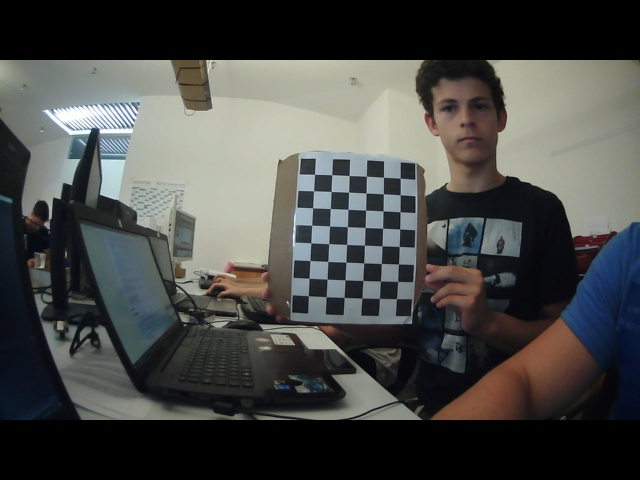
#> input picture CalibrateCameraNew/image_0.jpg, 640 x 480 px, given in place of , which was not available
$ python GetBrightnessVideo.py
#> lines starting #> are read from the running program, lines starting #| are printed output that depends on the picture; pictures that were not available may be replaced by others from this repository, and a replacement may not be noted
import cv2;
from PIL import Image

webcamID = 2
cap = cv2.VideoCapture('http://192.168.199.3:808' + str(webcamID) + '/')
alpha = 3
beta = -150

live = True

def getBrightness(str, x, y):
    imag = Image.open(str)
    imag = imag.convert('RGB')
    pixelRGB = imag.getpixel((x, y))
    R, G, B = pixelRGB
    brightness = sum([R, G, B]) / 3
    return brightness

def printBrightness(event,x,y,flags,param):
    TWHITE = '\033[37m'
    print(TWHITE + str(getBrightness("image.jpg", x, y)))

if live == False:
    ret, frame = cap.read()
    frame = cv2.cvtColor(frame, cv2.COLOR_BGR2GRAY)
    cv2.convertScaleAbs(frame, frame, alpha, beta);
    cv2.imwrite("image.jpg", frame)
    cv2.namedWindow('image')

while(True):
    # Cam connection
    if live:
        ret, frame = cap.read()
#> frame is the input picture: shape (480, 640, 3); mean B, G, R 70.8, 73.2, 72
        frame = cv2.cvtColor(frame, cv2.COLOR_BGR2GRAY)
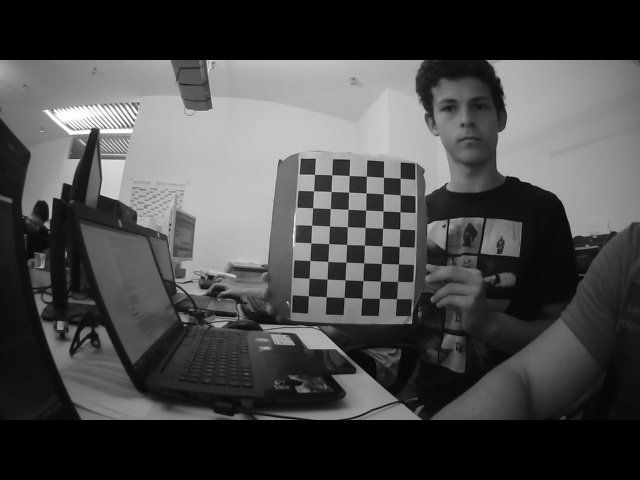
#> frame: shape (480, 640); min 0, max 255, mean 72.6
        cv2.convertScaleAbs(frame, frame, alpha, beta);
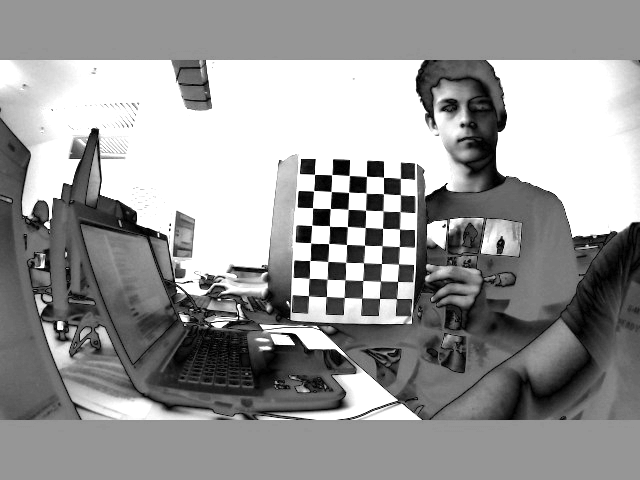
#> frame: shape (480, 640); min 0, max 255, mean 152.2
        cv2.imwrite("image.jpg", frame)
        cv2.namedWindow('image')

    cv2.setMouseCallback('image', printBrightness)
    cv2.imshow('image', frame)
    if cv2.waitKey(1) == 27:
#> (key Esc is pressed here)
        break
cap.release()
cv2.destroyAllWindows()

$ run again, on CalibrateCameraNew/image_10.jpg
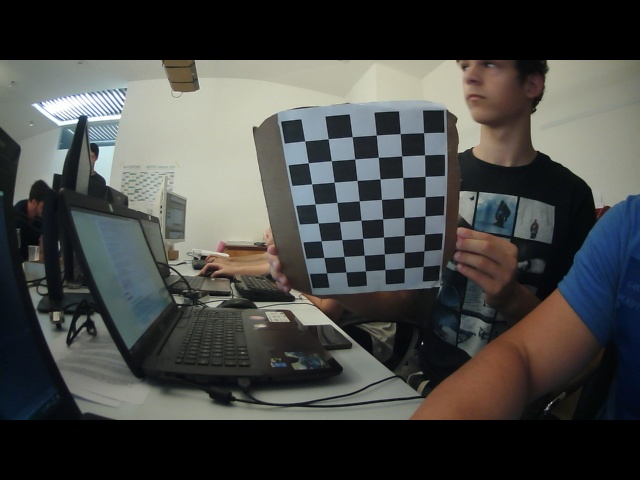
#> input picture CalibrateCameraNew/image_10.jpg, 640 x 480 px, given in place of , which was not available
#> frame is the input picture: shape (480, 640, 3); mean B, G, R 68.3, 70.5, 69.3
#> `frame = cv2.cvtColor(frame, cv2.COLOR_BGR2GRAY)`:
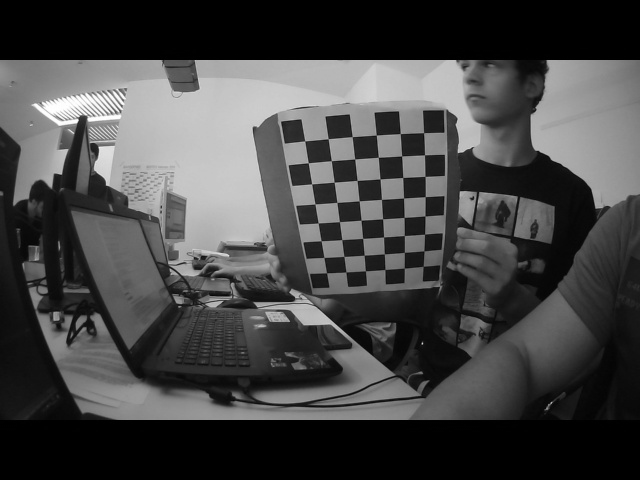
#> frame: shape (480, 640); min 0, max 255, mean 69.9
#> `cv2.convertScaleAbs(frame, frame, alpha, beta);`:
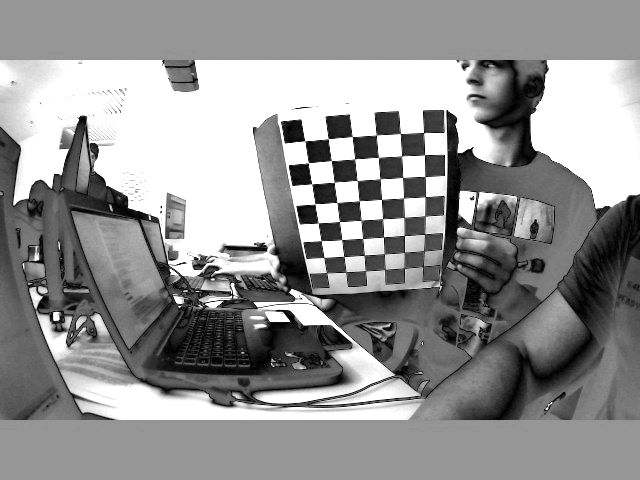
#> frame: shape (480, 640); min 0, max 255, mean 147.7

$ run again, on CalibrateCameraNew/image_12.jpg
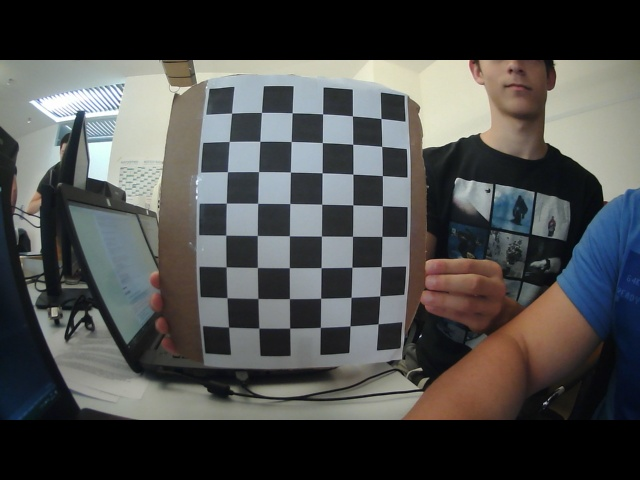
#> input picture CalibrateCameraNew/image_12.jpg, 640 x 480 px, given in place of , which was not available
#> frame is the input picture: shape (480, 640, 3); mean B, G, R 75.3, 76.4, 75.7
#> `frame = cv2.cvtColor(frame, cv2.COLOR_BGR2GRAY)`:
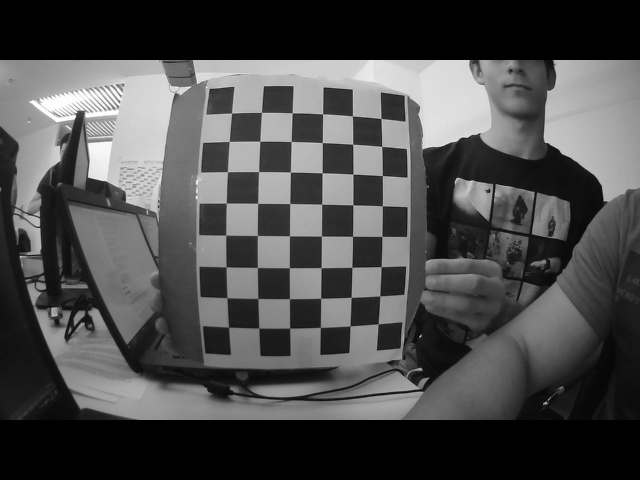
#> frame: shape (480, 640); min 0, max 255, mean 76.1
#> `cv2.convertScaleAbs(frame, frame, alpha, beta);`:
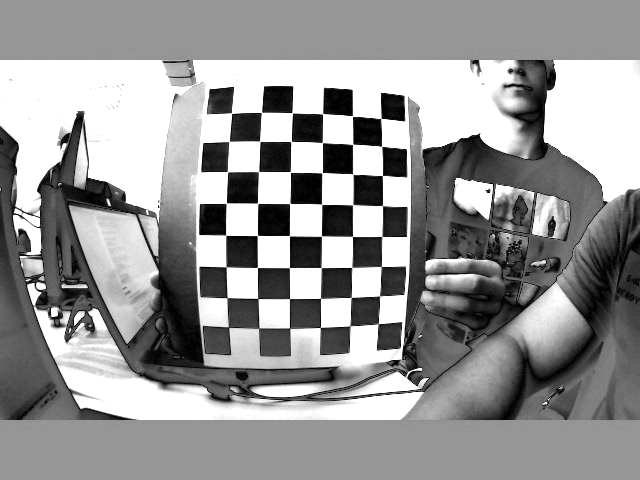
#> frame: shape (480, 640); min 0, max 255, mean 150.9
